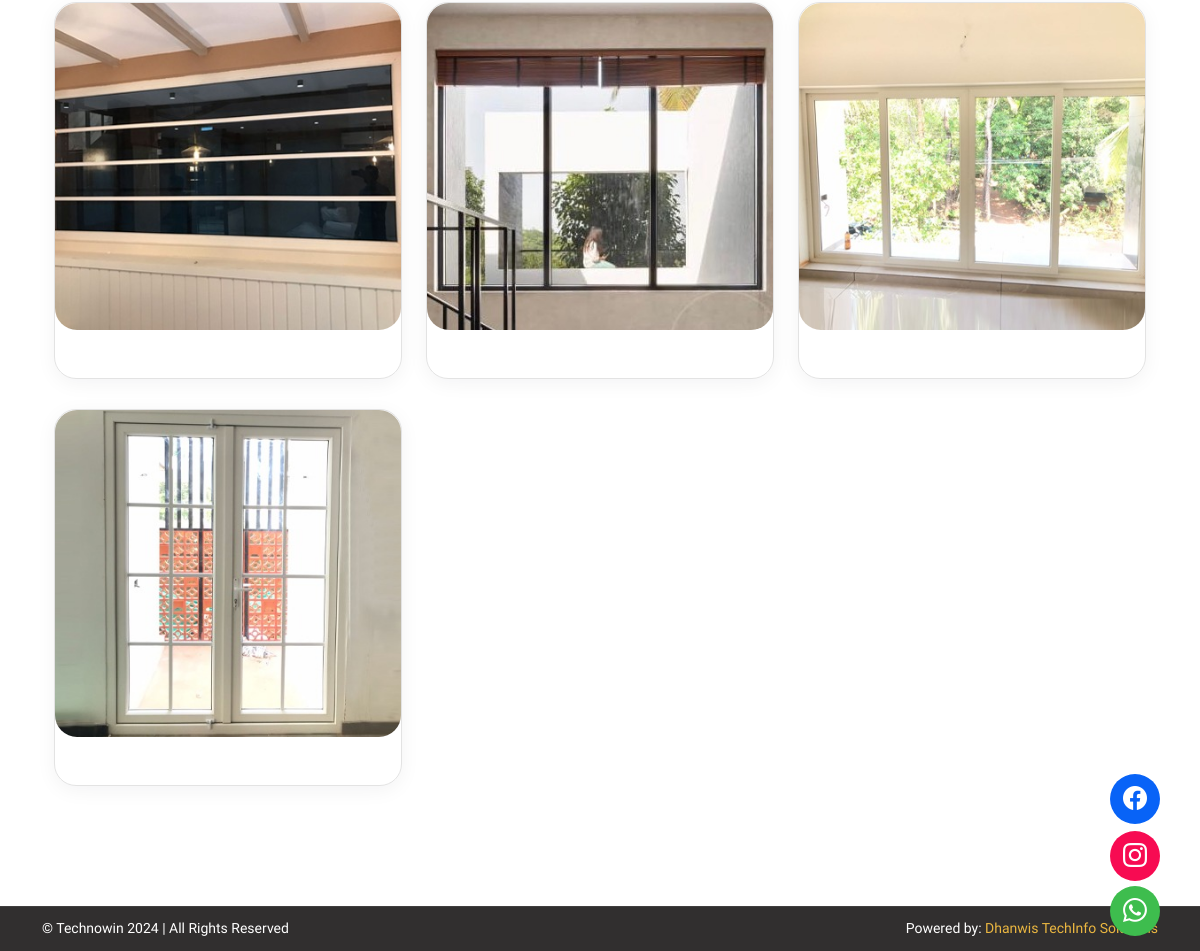
/windows/ (lower part), run on an earlier commit of the app's database.
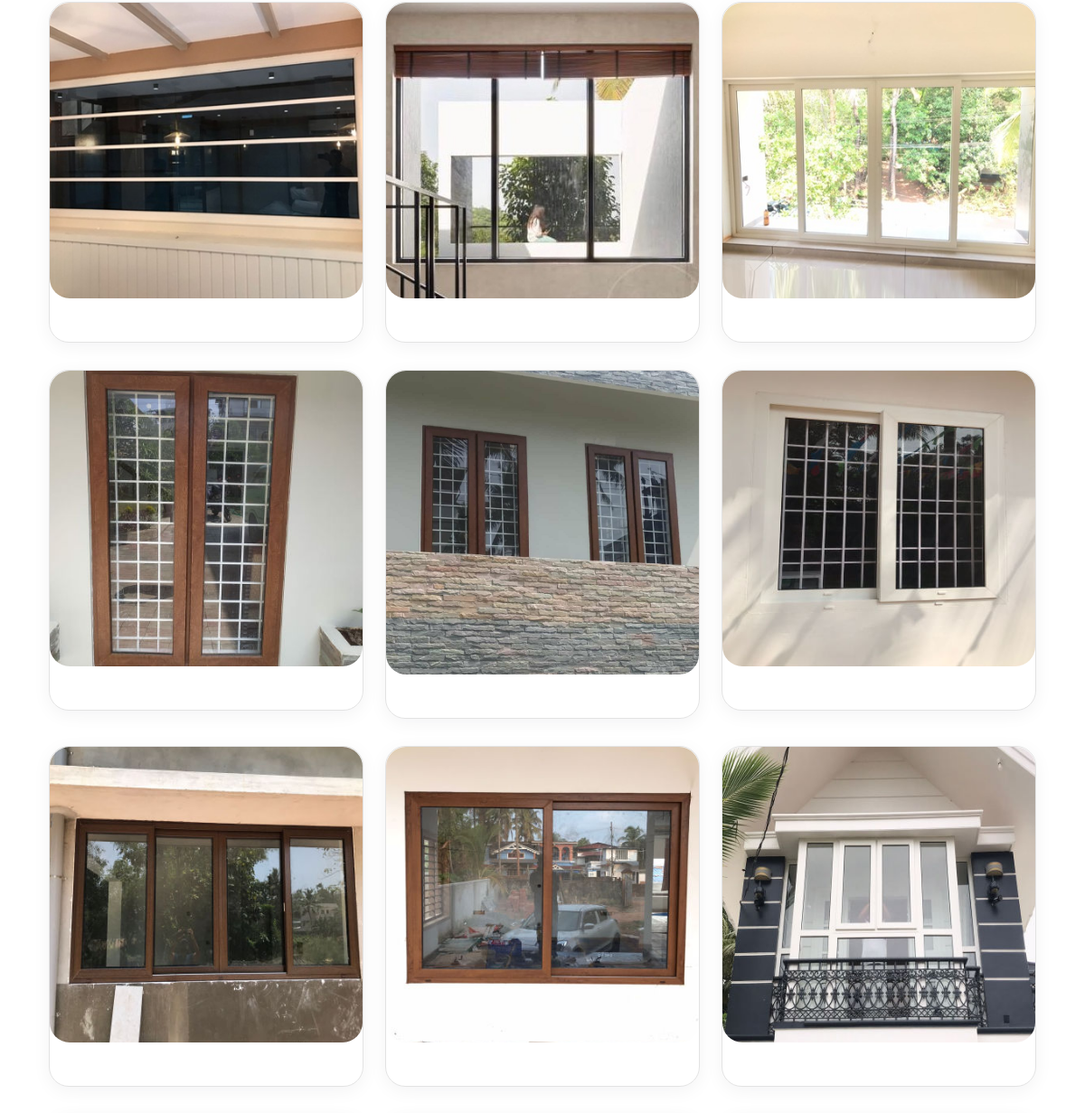
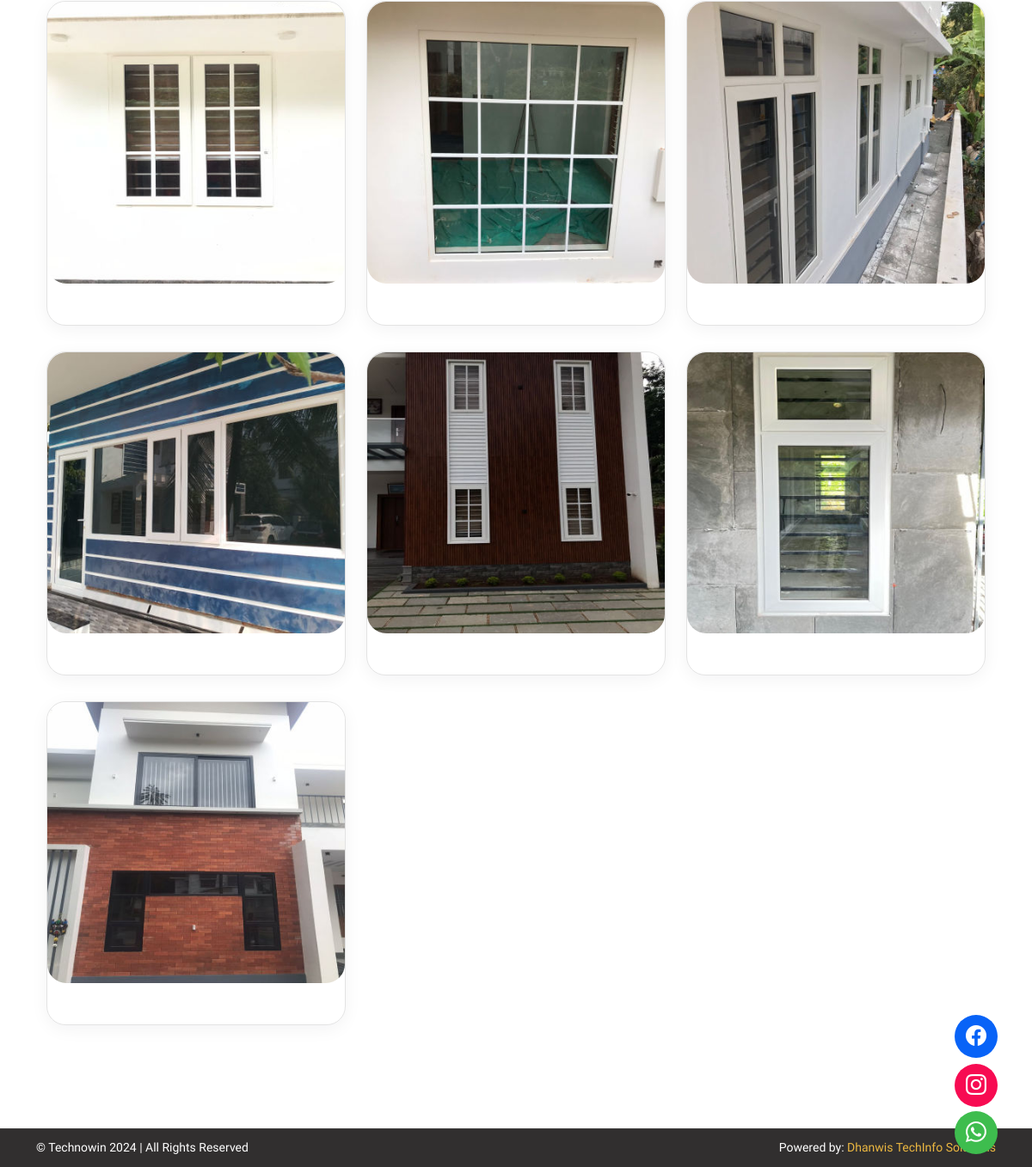
And on a later commit of the database (2 pictures, top to bottom).
### admin_app/models.py (models this page shows)
class Window(models.Model):
    image = models.ImageField(upload_to='admin_app/Window')
    head = models.CharField(max_length=500, null=True, blank=True)
    description = models.CharField(max_length=1000, null=True, blank=True)

### user_app/views.py (the view)
# urls.py: path('windows/', window_list, name='window_list'),
def windows(request):
    current_page = 'windows'
    windows = Window.objects.all()
    context = {
        'current_page': current_page,
        'windows' :windows
    }
    return render(request, 'user_app/pages/windows.html', context)

### templates/user_app/pages/windows.html (shortened to what this page needs)
{% extends "user_app/base.html" %}
{% load static %}
{% block content %}
    <div class="project-area bg-relative" style="padding-top: 30px;">
        <div class="container">
            <div class="team-area bg-relative pd-bottom-90">
                <div class="container">
                    <div class="row">
                        {% for window in windows %}
                            <div class="col-lg-4 col-md-6">
                                <div class="single-team-inner text-center">
                                    <div class="thumb">
                                        <img src="{{ window.image.url }}" alt="img">
                                    </div>
                                    <div class="details">
                                    </div>
                                </div>
                            </div>
                        {% endfor %}
                    </div>
                </div>
            </div>
        </div>
    </div>
    {% include 'user_app/components/footer.html' %}
    {% endblock content %}

What changed in the data, as far as the page shows it:
removed Window: image (picture)
added Window: image (picture)
added Window: image (picture)
added Window: image (picture)
added Window: image (picture)
added Window: image (picture)
added Window: image (picture)
added Window: image (picture)
added Window: image (picture)
added Window: image (picture)
added Window: image (picture)
added Window: image (picture)
added Window: image (picture)
added Window: image (picture)
